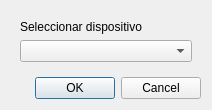
<?xml version="1.0" encoding="UTF-8"?>
<ui version="4.0">
 <class>DialogWebcam</class>
 <widget class="QDialog" name="DialogWebcam">
  <property name="geometry">
   <rect>
    <x>0</x>
    <y>0</y>
    <width>212</width>
    <height>86</height>
   </rect>
  </property>
  <property name="sizePolicy">
   <sizepolicy hsizetype="Preferred" vsizetype="Fixed">
    <horstretch>0</horstretch>
    <verstretch>0</verstretch>
   </sizepolicy>
  </property>
  <property name="windowTitle">
   <string>Abrir Webcam</string>
  </property>
  <layout class="QVBoxLayout" name="verticalLayout">
   <item>
    <widget class="QWidget" name="widget" native="true">
     <property name="sizePolicy">
      <sizepolicy hsizetype="Preferred" vsizetype="Fixed">
       <horstretch>0</horstretch>
       <verstretch>0</verstretch>
      </sizepolicy>
     </property>
     <layout class="QVBoxLayout" name="verticalLayout_2">
      <item>
       <widget class="QLabel" name="LabelSeleccionarWebcam">
        <property name="text">
         <string>Seleccionar dispositivo</string>
        </property>
       </widget>
      </item>
      <item>
       <widget class="QComboBox" name="ComboBoxWebcam"/>
      </item>
     </layout>
    </widget>
   </item>
   <item>
    <widget class="QDialogButtonBox" name="ButtonBox">
     <property name="orientation">
      <enum>Qt::Horizontal</enum>
     </property>
     <property name="standardButtons">
      <set>QDialogButtonBox::Cancel|QDialogButtonBox::Ok</set>
     </property>
    </widget>
   </item>
  </layout>
 </widget>
 <resources/>
 <connections>
  <connection>
   <sender>ButtonBox</sender>
   <signal>accepted()</signal>
   <receiver>DialogWebcam</receiver>
   <slot>accept()</slot>
   <hints>
    <hint type="sourcelabel">
     <x>248</x>
     <y>254</y>
    </hint>
    <hint type="destinationlabel">
     <x>157</x>
     <y>274</y>
    </hint>
   </hints>
  </connection>
  <connection>
   <sender>ButtonBox</sender>
   <signal>rejected()</signal>
   <receiver>DialogWebcam</receiver>
   <slot>reject()</slot>
   <hints>
    <hint type="sourcelabel">
     <x>316</x>
     <y>260</y>
    </hint>
    <hint type="destinationlabel">
     <x>286</x>
     <y>274</y>
    </hint>
   </hints>
  </connection>
 </connections>
</ui>
